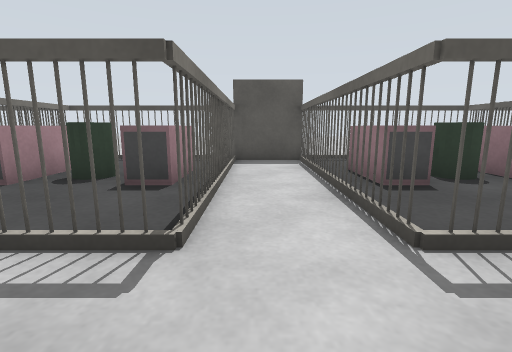
View 1 (above)

16 first-person views from a walk through a Gazebo world. The camera is 0.51 m above the floor, tilts 10° down and sees 85° across. The floor is counted in squares, 0.5 m on a side. Each view is taken from the middle of a square. On the plan, view 1 faces up. The plan holds only what a view shows up to about 11 squares ahead; the rest is blank. The place goes on beyond the plan.

View 2
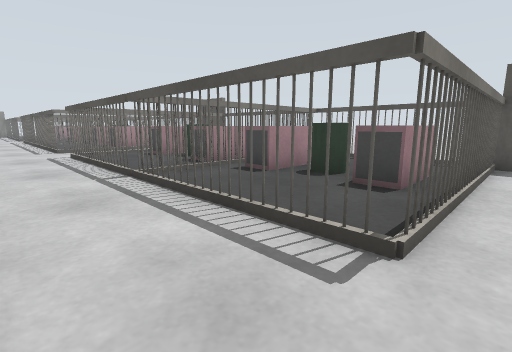

View 3
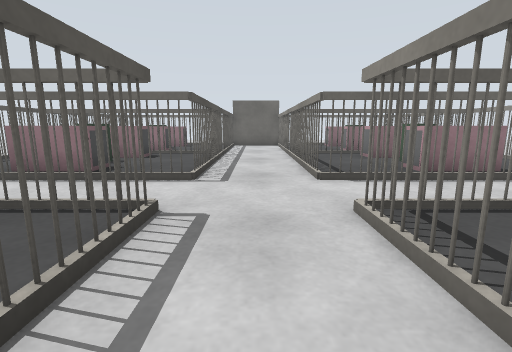

View 4
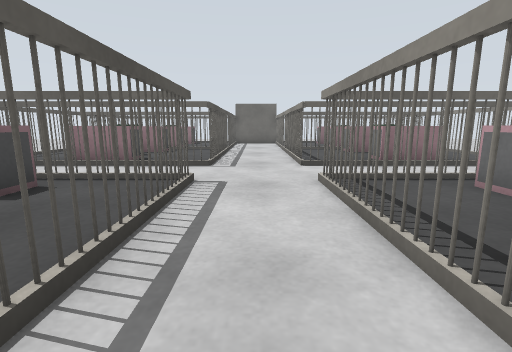

View 5
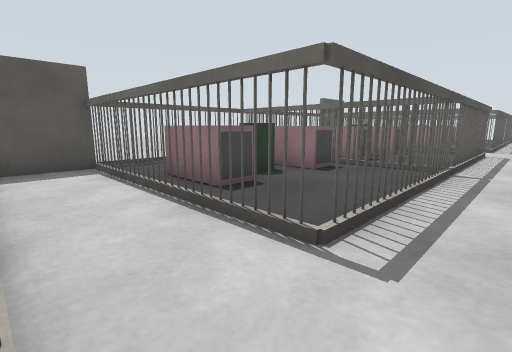

View 6
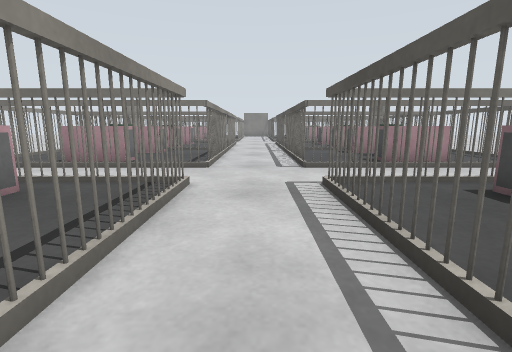

View 7
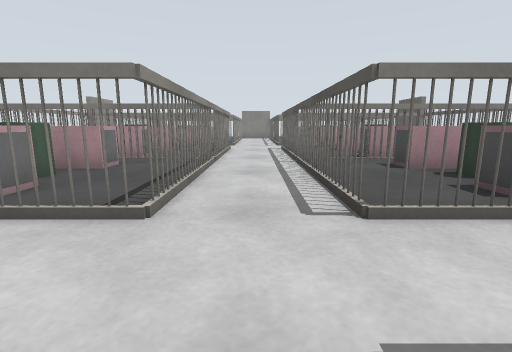

View 8
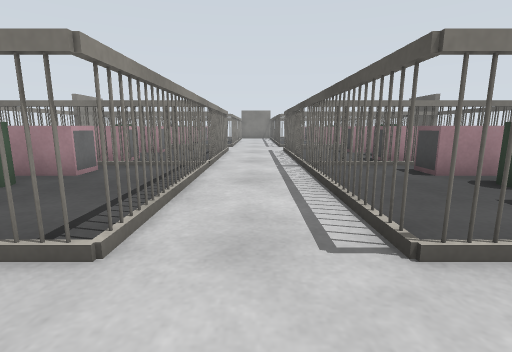

View 9
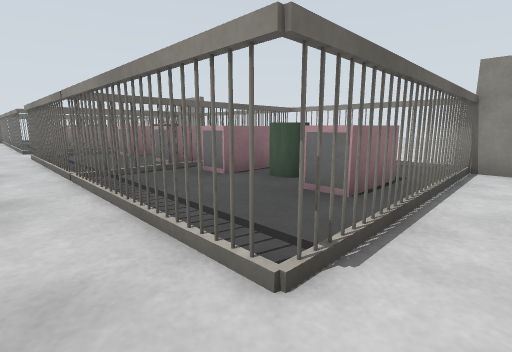

View 10
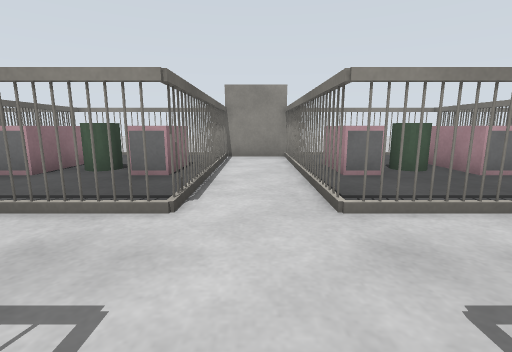

View 11
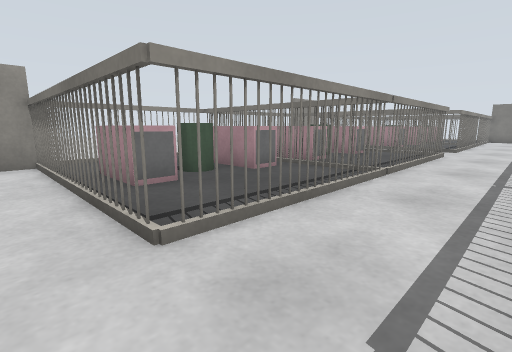

View 12
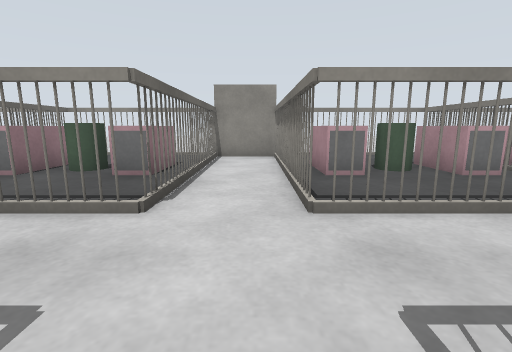

View 13
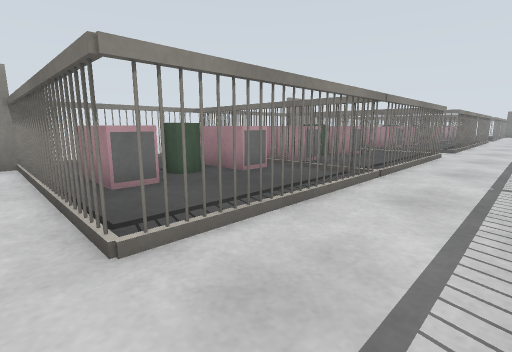

View 14
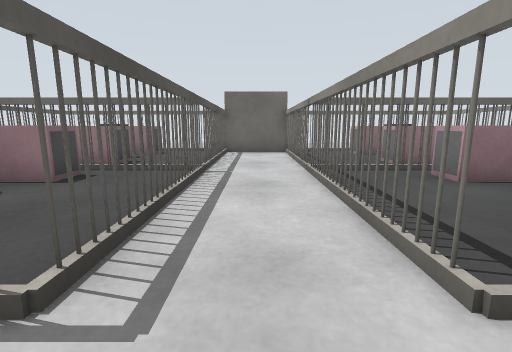

View 15
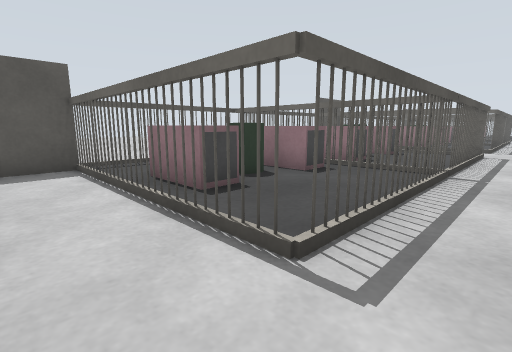

View 16
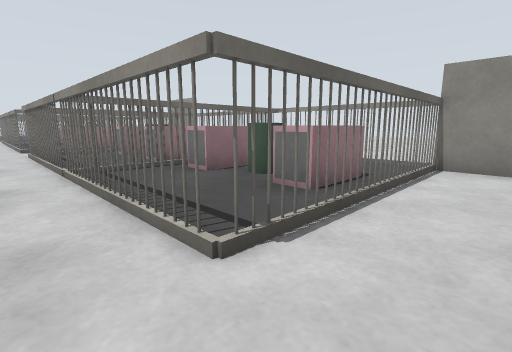

### Floor plan
Key: @ floor where view 1 was taken; # wall or solid block; . floor; O other object.
Columns run from 26 left of view 1 to 9 right of it. Each row starts with its distance up from view 1.
  9  ##OOOOOOOOO ###OOOOOOOOOO##OOOOOOOO
  8   .O    O     .O    O    O.O    OO
  7   .O    O    O.O    O    O.O    OO
  6   .OOOOOOOOOOO.OOO OOOOOOO.OOOOOOOOO
  5   .OOOOOOOOOOO.OOOOOOOOOOO.OOOOOOOOO
  4   .O    O    O.O    O    O.O    OO
  3   .O    O    O.O    O    O.O    OO
  2  ..OOOOOOOOOOO.OOOOOOOOOOO..OOOOOOOO
  1 ....................................
  0 O..OOOOOOOOOOO.OOOOOOOOOOO@.OOOOOOOO
 -1  O.O    O    O.O    O    O.O    OO
 -2   .O    O    O.O    O    O.O    OO
 -3   .OOOOOOOOOOO.OOOOOOOOOOO.OOOOOOOOO
 -4   .OOOOOOOOOOO.OOOOOOOOOOO.OOOOOOOO
 -5   .O    O    O.O    O    O.O    OO
 -6   .O    O    O.O    O    O.O    OO
 -7  ##OOOOOOOOOO###OOOOOOOOOO##OOOOOOOO

Where each view was taken, in squares from view 1:
view 1: 0 up, 0 right, facing up
view 2: 0 up, 0 right, facing up-left
view 3: 1 up, 4 left, facing right
view 4: 1 up, 6 left, facing right
view 5: 1 up, 13 left, facing up-right
view 6: 1 up, 6 left, facing left
view 7: 1 up, 10 left, facing left
view 8: 1 up, 11 left, facing left
view 9: 1 up, 12 left, facing down-right
view 10: 3 up, 12 left, facing down
view 11: 2 up, 12 left, facing down-left
view 12: 3 up, 0 right, facing down
view 13: 2 up, 0 right, facing down-left
view 14: 1 up, 0 right, facing right
view 15: 1 up, 25 left, facing up-right
view 16: 1 up, 25 left, facing down-right
